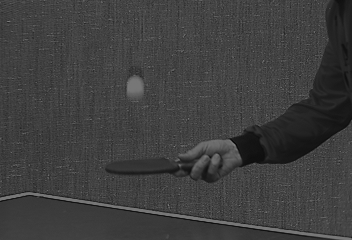
#> input picture csm_env/_notebooks/trab-4/input_data/bola_seq/bola_1.tiff, 352 x 240 px
$ jupyter execute --allow-errors '4NG13 _TP4.ipynb'
#> lines starting #> are read from the running program, lines starting #| are printed output that depends on the picture
<div>
     <div>

    </div>
    <div>
        <h2>Área Departamental de Engenharia de Eletrónica e Telecomunicações e de Computadores</h2>
        <p>Trabalho prático 4</p>
        <p>Autor:	44598	André L. A. Q. de Oliveira</p>
        <p>Unidade Curricular Compressão de Sinais Multimédia</p>
        <p>Professor: André Lourenço</p>
        <p>27 - Junho - 2021</p>
    </div>
</div>

### <a id="index"></a>

# Index
- [Compressão](#compressao)
    - [snr](#snr)
    - [get_symbol_frequency](#get_symbol_frequency)
    - [entropy](#entropy)
    - [energy](#energy)
- [Erro absoluto médio (MAE)](#mae)
- [Utilities](#utilities)
    - [imshow](#imshow)
    - [imshow_with_movement_vector](#imshow_with_movement_vector)
    - [convertFrame2Jpeg](#convertFrame2Jpeg)
    - [subtract_frames](#subtract_frames)
    - [add_frames](#add_frames)
    - [to_macro_blocks](#to_macro_blocks)
    - [from_macro_blocks](#from_macro_blocks)
    - [sortDictionaryValuesByDistance](#sortDictionaryValuesByDistance)
    - [BestMatchResult](#BestMatchResult)
    - [window_best_match](#window_best_match)
    - [full_search](#full_search)
    - [get_match_frame](#get_match_frame)
- [Codificador 1](#codificador_1)
    - [encode_1](#encode_1)
    - [decode_1](#decode_1)
- [Codificador 2](#codificador_2)
    - [encode_2](#encode_2)
    - [decode_2](#decode_2)
- [Codificador 3](#codificador_2)
    - [encode_3](#encode_3)
    - [decode_3](#decode_3)
- [Testes](#testes)
    - [Tabela :: Análise frame a frame](#tabela-analise-frame-a-frame)
    - [Gráficos](#gráficos)
- [Conclusões](#conclusoes)

# Importar bibliotecas

[cell 1]
import os
import math
from time import time
import cv2
import numpy as np
import matplotlib.pyplot as plt

cwd = os.getcwd() # current work diretory

<a id="compressao"></a>

# Compressão

A taxa de compressão pode ser cáculada atrás da seguinte expressão matemática:

$$ T_c = \frac{D_o}{D_c} $$

<a id="snr"></a>

## SNR

A relação sinal-ruído compara o nível de um sinal desejado com o nível do ruído. Quanto mais alta for a relação sinal-ruído, menor é o efeito do ruído de fundo sobre a detecção ou medição do sinal.

$$ SNR(Db) = 10\log_{10}\left[\frac{\sum_{l}\sum_{c}I_{ap}(l,c)^2}{\sum_{l}\sum_{c}[I_{ap}(l,c)-I_{or}(l,c)]^2}\right] $$

[cell 2]
# [4 lines left out: function snr, not called in this run]

<a id="get_symbol_frequency"></a>

## get_symbol_frequency

Lê um ficheiro, símbolo a símbolo, e retorna um dicionário com par chave-valor : símbolo-frequência, onde cada símbolo terá como respondência a sua frequência no ficheiro.

[cell 3]
# return dicionary {symbol : frequency}
def get_symbol_frequency(file):
    d = dict()
    for i in file:
        d[i] = d.setdefault(i, 0) + 1
    return d

<a id="entropy"></a>

## entropy

A entropia mede a quantidade de informação codificada na mensagem, onde quando maior for o valor entrópico, maior será a incerteza.

A entropia da fonte é dada pela seguinte expressão matemática:

$$ H(S) = -\sum_{i=1}^{N}p(s_i)log_{2}p(s_i) $$

[cell 4]
def calculate_entropy(symbol_freq_dictionary):
    # list of symbol occurences in file
    occurrences = list(symbol_freq_dictionary.values())
    # total number of symbols
    t = np.sum(occurrences)
    # probability of each symbol
    p = [occ / t for occ in occurrences]
    return -np.sum([p * np.log2(p)])

<a id="efficiency"></a>

## efficiency

A eficiência da condificação pode ser obtida através da seguinte expressão matemática:

$$ \eta = \frac{H(S)}{L} $$

onde, **_L_** é o número médio de bits por símbolo.

É possível codificar uma fonte, sem perdas, se o número médio de bits por símbolo for maior ou igual à entropia da fonte:

$$ H(S) < L < H(S) + \delta $$

[cell 5]
# [7 lines left out: function efficiency, not called in this run]

<a id="energy"></a>

## energy

A energia no contexto deste trabalho é utilizada como uma métrica para determinar a informação numa imagem, ou seja, se uma imagem tem maior energia que outra, irá resultar numa imagem com pouco valores de 0, que no final, após ser aplicada uma transforamção DCT resulta numa imagem com uma compressão mais fraca quando em comparação com outra que tenha menor níveis de energia.

$$ E = \sum_{m=1}^{M}\sum_{n=1}^{N} X{t}(m,n)^2 $$

[cell 6]
def energy(image):
    return np.sum(image.ravel()**2)

<a id="mae"></a>

# Erro absoluto médio (MAE)

Critério de semelhança entre blocos

$$ (d_m,d_n) = arg \min_{d_m,d_n} \frac{1}{MN}\sum_{m=1}^{M}\sum_{n=1}^{N} \left| X^{t}(m,n)-X^{t-1}(m-d_m,n-d_n) \right| $$

[cell 7]
def mae(b1, b2):
    return np.sum(np.abs(cv2.subtract(b1.astype('float32'),b2.astype('float32')).ravel())) / len(b1.ravel())

[cell 8]
block1 = np.ones(256).reshape((16,16))
block2 = (np.ones(256)*3).reshape((16,16))

print(mae(block1, block2))

[back to index](#index)

<a id="utilities"></a>

# Utilities

<a id="imshow"></a>

## imshow

Função que permite visualizar uma imagem.

[cell 9]
# [4 lines left out: function imshow, not called in this run]

<a id="imshow_with_movement_vector"></a>

## imshow_with_movement_vector

Função que permite visualizar uma imagem com os vetores de movimento.

[cell 10]
# [22 lines left out: function imshow_with_movement_vector, not called in this run]

<a id="convertFrame2Jpeg"></a>

## convertFrame2Jpeg

Função que executa uma compressão jpeg com qualidade de 50 de uma frame para uma imagem de cinzentos.

[cell 11]
def convertFrame2Jpeg(path, frame):
    cv2.imwrite(f"{path}.jpg", frame, (cv2.IMWRITE_JPEG_QUALITY, 50))
    return cv2.imread(f"{path}.jpg", cv2.IMREAD_GRAYSCALE)

<a id="subtract_frames"></a>

## subtract_frames

Calcula a diferença entre duas imagens, e aplica posteriormente uma normalização sobre o resultado, de forma a manter todos os valores uint8.

[cell 12]
def subtract_frames(frame, Iframe):
    #return cv2.subtract(frame, Iframe)
    return ( ( frame.astype('int16') - Iframe.astype('int16') ) / 2  + 64 ).astype('uint8')

<a id="add_frames"></a>

## add_frames

Realiza a adição entre duas imagens, e aplica posteriormente uma de-normalização sobre o resultado, de forma a recuperar os valores uint8 originais.

[cell 13]
def add_frames(frame, Iframe):
    #return cv2.add(frame, Iframe)
    return ( (frame.astype('int16') - 64)*2 + Iframe.astype('int16') ).astype('uint8')

[cell 14]
i_f = cv2.imread(f"{cwd}/input_data/bola_seq/bola_1.tiff", cv2.IMREAD_GRAYSCALE)
#> i_f is the input picture: shape (240, 352); min 6, max 126, mean 62.6
print("i_f\n", i_f, "\n")
#> (printed output is left out)

p_f = cv2.imread(f"{cwd}/input_data/bola_seq/bola_2.tiff", cv2.IMREAD_GRAYSCALE)
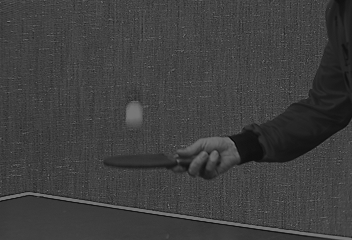
#> input picture csm_env/_notebooks/trab-4/input_data/bola_seq/bola_2.tiff, 352 x 240 px
#> p_f is the input picture: shape (240, 352); min 7, max 126, mean 62.7
print("pf\n", p_f, "\n")
#> (printed output is left out)

s_f = subtract_frames(p_f, i_f)
#> in subtract_frames, `return ( ( frame.astype('int16') - Iframe.astype('int16') ) / 2  + 64 ..`:
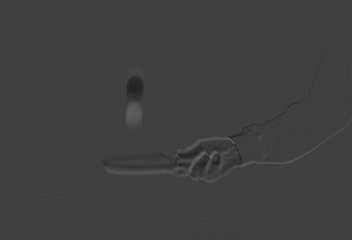
#> returned value: shape (240, 352); min 29, max 108, mean 63.8
print("s_f\n", s_f, "\n")
#> (printed output is left out)

r_f = add_frames(s_f, i_f)
print("r_f\n", r_f, "\n")
#> (printed output is left out)

<a id="to_macro_blocks"></a>

### to_macro_blocks

Divide uma imagem em uma matriz de blocos de tamanho size x size.

[cell 15]
def to_macro_blocks(image, size):

#> called with image = array of shape (8, 8), size = 4
    width, height = image.shape

    if (width % size) != 0 or (height % size) != 0:
        raise Exception('function only supports multiple macro block division!')

    macro_blocks = np.zeros((int(width/size), int(height/size)), dtype=object)

    i = -1
    j = -1
    for lin in range(0, width, size):
        i += 1
        j = -1
        for col in range(0, height, size):
            j += 1
            # create new block
            macro_blocks[i][j] = image[lin:(lin + size),col:(col  +size)]

    return macro_blocks

<a id="from_macro_blocks"></a>

### from_macro_blocks

Merge um matriz de macro blocos para uma imagem.

[cell 16]
def from_macro_blocks(matrix, size):

#> called with matrix = array of shape (2, 2), size = 4
    width  = matrix.shape[0] * size
    heigth = matrix.shape[1] * size

    output = np.zeros((width, heigth), dtype='uint8')

    i = -1
    j = -1
    for lin in range(0, width, size):
        i += 1
        j = -1
        for col in range(0, heigth, size):
            j += 1
            output[lin:(lin+size),col:(col+size)] = matrix[i][j]
    return output

[cell 17]
f = np.arange(64).reshape((8,8))
print('f\n', f, "\n")

mb = to_macro_blocks(f, 4)
print('to_macro_blocks\n', mb, "\n")

r_f = from_macro_blocks(mb,4)
print('from_macro_blocks\n', r_f, "\n")

[back to index](#index)

<a id="sortDictionaryValuesByDistance"></a>

## sortDictionaryValuesByDistance

Ordena um dicionário chave-vale do tipo **dict<(x,y), MAE>**, segundo o critério de próximidade pelo parâmetro de entrada **coord**.

Tem como objetivo, após ordenação, caso existam valores idênticos de erro absoluto médio para várias entradas do dicionário, que estas estejas ordenadas pela próximidade (distância mais curta) de uma dada coordenada.

[cell 18]
def sortDictionaryValuesByDistance(d: dict, coord):
    return dict(sorted(d.items(), key=lambda item: math.sqrt((coord[0]-item[0][0])**2 + (coord[1]-item[0][1])**2)))

[cell 19]
d = dict()
d[(0,0)] = 3
d[(0,1)] = 7
d[(0,4)] = 6
d[(0,3)] = 2
d[(1,1)] = 2
d[(1,0)] = 1
d[(7,3)] = 1
print(d)

d = sortDictionaryValuesByDistance(d, (1,3))
print(d)

best_key = min(d, key=d.get)
print(best_key)

<a id="BestMatchResult"></a>

## BestMatchResult

Classe que serve para agrupar informação do resultado da estratégia de procura exaustiva:
* **from_coord:** a coordenada original do canto superior esquerdo do bloco
* **macro_block:** o bloco a procurar na frame de referência
* **to_coord:** a coordenada da nova posição do bloco, para calcular o vetor de movimento
* **match_block:** o bloco resultante do match com o melhor resultado do erro médio absoluto

[cell 20]
class BestMatchResult(object):
    def __init__(self, from_coord, macro_block, to_coord, match_block):
        self.from_coord = from_coord
        self.macro_block = macro_block
        self.to_coord = to_coord
        self.match_block = match_block

    def get_from_coord(self):
        return self.from_coord
    def get_macro_block(self):
        return self.macro_block
    def get_to_coord(self):
        return self.to_coord
    def get_match_block(self):
        return self.match_block

<a id="window_best_match"></a>

## window_best_match

Para cada macro bloco, vai procurar numa janela de dimensões(x1,y1)(x2,y2) na frame **Iframe** pelo da melhor vetor de movimento, ou seja, o vetor de movimento para o bloco que apresentar menor valor de erro absoluto médio.

Os vetores de movimento são guardados num dicionário, que depois é ordenado pela distância mais curta dessas mesmas coordenadas, ao ponto de origem do macro bloco, de forma a criar um critério de seleção.

A função retorna um **BestMatchResult**, onde o vetor de movimento será dado pelo primeiro valor mínimo do dicionário.

[cell 21]
def window_best_match(macroBlock, Iframe, coord, x1, y1, x2, y2):

    # block size
#> called with macroBlock = array of shape (2, 2), Iframe = array of shape (6, 6), coord = (2, 2), x1 = 1, y1 = 1, x2 = 3, y2 = 2
    bs = macroBlock.shape[0]

    # creates a dictionary to store <coord(x,y), mae value>
    d = dict()
    for l in range(x1, x2): # until
        for c in range(y1, y2): # until
            d[l,c] = mae(macroBlock, Iframe[l:l+bs, c:c+bs])

    # sort dicionary values by distance, so the first minimum mae && dist is choosen
    dByDistance = sortDictionaryValuesByDistance(d, coord)
    best_key = min(dByDistance, key=d.get)
    matchBlock = Iframe[best_key[0]:best_key[0]+bs, best_key[1]:best_key[1]+bs]

    return BestMatchResult( coord, macroBlock, best_key, matchBlock )

[cell 22]
if3 = [[ 0, 0, 0, 0, 0, 0],
       [ 0, 0, 0, 0, 0, 0],
       [ 1, 1, 1, 0, 0, 0],
       [ 1, 1, 1, 0, 0, 0],
       [ 1, 1, 1, 0, 0, 0],
       [ 0, 0, 0, 0, 0, 0]]
if3 = np.array(if3)

# pframe
pf3 = [[ 0, 0, 0, 0, 0, 0],
       [ 0, 0, 0, 0, 0, 0],
       [ 0, 0, 0, 0, 0, 0],
       [ 0, 1, 1, 1, 0, 0],
       [ 0, 1, 1, 1, 0, 0],
       [ 0, 1, 1, 1, 0, 0]]

pf3 = np.array(pf3)
mb = to_macro_blocks(pf3, 2)
print('macro-blocks\n', mb, "\n")
print('macro-blocks[1,1]\n', mb[1,1], "\n")

best_match = window_best_match(mb[1,1], if3, (2,2), 2-1, 2-1, 2+1, 2)
print('best_match-from_coord: ', best_match.get_from_coord(), "\n")
print('best_match-macro_block\n', best_match.get_macro_block(), "\n")
print('best_match-to_coord: ', best_match.get_to_coord(), "\n")
print('best_match-match_block\n', best_match.get_match_block(), "\n")

[back to index](#index)

<a id="full_search"></a>

## full_search

Executa uma estratégia de procura exaustiva (FSM). Para cada macro bloco irá procurar numa dada uma janela de dimensões (M x N) pelo bloco mais semelhante presente numa frame de referência. A frame é escolhida pelo bloco que tiver um menor valor de erro absoluto médio.

No final retorna um objeto BestmatchResult, onde entre outras variáveis, se encontra o vetor de movimento.

[cell 23]
def full_search(macroBlocks, Iframe, bs, ws):

#> called with macroBlocks = array of shape (3, 3), Iframe = array of shape (6, 6), bs = 2, ws = 2
    best_match = np.empty(macroBlocks.shape, dtype=object)

    # full-search
    for i in range(macroBlocks.shape[0]):
        for j in range(macroBlocks.shape[1]):

            # width
            w = i * bs
            # height
            h = j * bs

            ### macro block bounderies
            # top
            if i == 0:
                # left corner
                if j == 0:
                    best_match[i,j] = window_best_match(macroBlocks[i,j], Iframe, (w, h), w, h, w+ws, h+ws)
                # right corner
                elif j == (macroBlocks.shape[1] - 1):
                    best_match[i,j] = window_best_match(macroBlocks[i,j], Iframe, (w, h), w, h-ws, w+ws, h)
                # center
                else:
                    best_match[i,j] = window_best_match(macroBlocks[i,j], Iframe, (w, h), w, h-ws, w+ws, h+ws)
            # bottom
            elif i == (macroBlocks.shape[0] - 1):
                # left corner
                if j == 0:
                    best_match[i,j] = window_best_match(macroBlocks[i,j], Iframe, (w, h), w-ws, h, w, h+ws)
                # right corner - eob
                elif j == (macroBlocks.shape[1] - 1):
                    best_match[i,j] = window_best_match(macroBlocks[i,j], Iframe, (w, h),  w-ws, h-ws, w, h)
                # center
                else:
                    best_match[i,j] = window_best_match(macroBlocks[i,j], Iframe, (w, h), w-ws, h-ws, w, h+ws)
            # left
            elif j == 0:
                best_match[i,j] = window_best_match(macroBlocks[i,j], Iframe, (w, h), w-ws, h, w+ws, h+ws)
            # right
            elif j == (macroBlocks.shape[1] - 1):
                best_match[i,j] = window_best_match(macroBlocks[i,j], Iframe, (w, h), w-ws, h-ws, w+ws, h)
            # center
            else:
                best_match[i,j] = window_best_match(macroBlocks[i,j], Iframe, (w, h), w-ws, h-ws, w+ws, h+ws)

    return best_match

[cell 24]
fsr = full_search(mb, if3, 2, 2)
for i in range(fsr.shape[0]):
    for j in range(fsr.shape[1]):
        print('best_match-from_coord: ', fsr[i,j].get_from_coord(), "\n")
        print('best_match-macro_block\n', fsr[i,j].get_macro_block(), "\n")
        print('best_match-to_coord: ', fsr[i,j].get_to_coord(), "\n")
        print('best_match-match_block\n', fsr[i,j].get_match_block(), "\n")
        print('--------------------------------------------\n')

[back to index](#index)

<a id="get_match_frame"></a>

## get_match_frame

A partir de vetores de movimento, cria uma nova frame a reorganizando os macro blocos de uma frame de referência **Iframe**.

[cell 25]
def get_match_frame(Iframe, full_search_result):

    match_blocks = np.zeros(full_search_result.shape, dtype=object)

    # block size
    bs = full_search_result[0,0].get_macro_block().shape[0]

    for i in range(full_search_result.shape[0]):
        for j in range(full_search_result.shape[1]):
            # move to coordinates :: I -> I*
            coord = full_search_result[i,j].get_to_coord()
            match_blocks[i,j] = Iframe[coord[0]:coord[0]+bs, coord[1]:coord[1]+bs]

    #imshow("match", from_macro_blocks(match_blocks, bs))
    return from_macro_blocks(match_blocks, bs)

[cell 26]
print( get_match_frame(if3, fsr) )

[back to index](#index)

 <a id="codificador_1"></a>

# Codificador 1

<div class="alert alert-block alert-info">
Considera que cada frame é uma intra-frame (I).
</div>

[cell 27]
def encode_1(path, frame):
    return convertFrame2Jpeg(path, frame)

[back to index](#index)

<a id="codificador_2"></a>

# Codificador 2

<div class="alert alert-block alert-info">
Considera que todas as frames à exceção da primeira (a I-frame) são inter-frames (P), sem compensação de movimento.
</div>

[cell 28]
def encode_2(path, Iframe, Pframe):
    return convertFrame2Jpeg(path, subtract_frames(Pframe, Iframe))

[cell 29]
def decode_2(path, Iframe, Sframe):
    return convertFrame2Jpeg(path, add_frames(Sframe, Iframe))

[back to index](#index)

<a id="codificador_3"></a>

# Codificador 3

<div class="alert alert-block alert-info">
Considera que todas as frames à exceção da primeira (a I-frame) são inter-frames (P), com compensação de movimento.
</div>

<a id="encode_3"></a>

## encode_3

A codificação de imagem com compensação de movimento, descreve uma imagem em termos da transformação, neste contexto causada por movimento, de uma frame de referência com uma frame atual.A premissa desta condificação assenta que quando as imagens podem ser sintetizadas com precisão a partir de imagens previamente transmitidas, pode existir um aumento significativo da eficiência da compressão.

* para cada macro bloco de cada inter frame (P) vai-se estimar o vetor de movimento em relação a uma frame de referência (I)
* é codificado o vector de movimento através de uma estratégia de procura exaustiva
* o vetor de movimento é utilizado para calcular uma frame com compensação de movimento em relação a uma frame de referência
* é realizada a diferença entre a frame no instante actual e a frame estimada para o mesmo instante

[cell 30]
# [16 lines left out: function encode_3, not called in this run]

<a id="decode_3"></a>

## decode_3

* processo inverso do encode_3
* a partir do vetor de movimento calcula-se a frame estimada
* adiciona-se a frame estimada com a frame enviada pelo emissor para recuperar a inter frame (P)

[cell 31]
def decode_3(path, Iframe, Sframe, full_search_result):
    match_frame = get_match_frame(Iframe, full_search_result)
    return convertFrame2Jpeg(path, add_frames(Sframe, match_frame))

[back to index](#index)

### <a id="testes"></a>

# Testes

[cell 32]
# error() # cause error to stop here, when execute "run all cells" command

## Importar dados

[cell 33]
frames = []
frames_size = []
entropy = []

#> (the rest of this cell did not finish here and is left out)

#> the loop in get_symbol_frequency, `for i in file:` made 84480 passes
#> i on passes 1 to 3: 60, 62, 62
#> after the loop in get_symbol_frequency, `for i in file:`: d = 119 items
#> in calculate_entropy, `occurrences = list(symbol_freq_dictionary.values())`: occurrences = 119 values, max 4129 at index 5, min 1 at index 110, mean 709.9
#> in calculate_entropy, `t = np.sum(occurrences)`: t = 84480
#> in calculate_entropy, `p = [occ / t for occ in occurrences]`: p = 119 values, max 0.0489 at index 5, min 1.18e-05 at index 110, mean 0.0084

Iframe = frames[0]
Pframes = frames[1:]

<div class="alert alert-block alert-info">
Codificador 1
</div>

[cell 34]
# prepare data with trab4 functions for encode-1
# -- time data
encode_time_1 = []
decode_time_1 = np.empty(len(frames))
#> decode_time_1 = [0, 0.5, 1]
decode_time_1[:] = np.nan
# -- compression data
compression_size_1 = []
energy_1 = []
entropy_1 = []
TC_1 = []
SNR_1 = []

# encode
Iframes1 = []

#> (the rest of this cell did not finish here and is left out)

    t_end = time()
    # --
    encode_time_1.append( (t_end - t_start) )
    # --
    size = os.stat(f"{cwd}/output_data/codificador1/encode/Iframe_{i+1}.jpg").st_size
    compression_size_1.append( size )
    energy_1.append( energy(Iframes1[i]) )
    entropy_1.append( calculate_entropy(get_symbol_frequency(Iframes1[i].ravel())) )
    TC_1.append( frames_size[i] / size )
    SNR_1.append( snr(frames[i], Iframes1[i]) )
